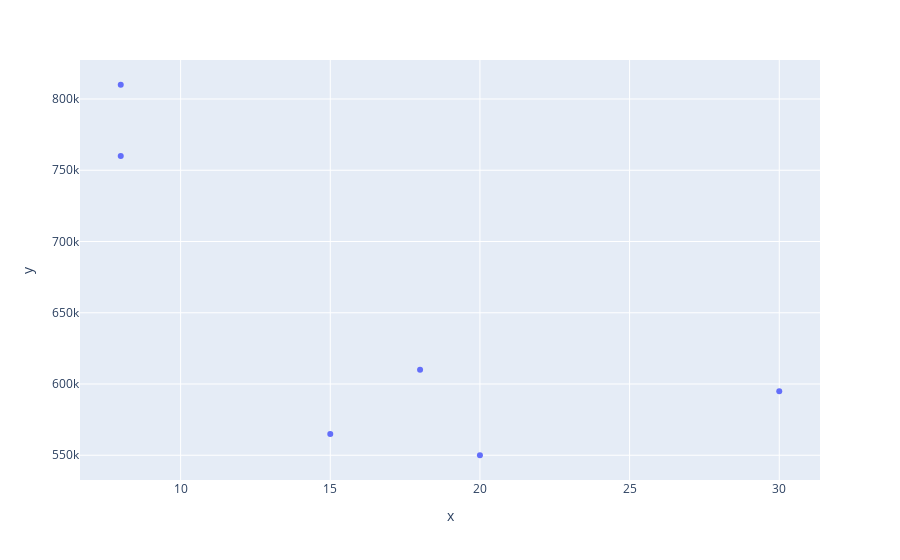

Source (notebook cell):
### Code cell
fig=px.scatter(df,x=df3.age,y=price)
fig.show()

### Figure 1 — Plotly figure (JSON) as saved in the notebook; plotly's stock layout.template omitted (floating-point values rounded to 4 significant figures)
{"data": [{"hovertemplate": "x=%{x}<br>y=%{y}<extra></extra>", "legendgroup": "", "marker": {"color": "#636efa", "symbol": "circle"}, "mode": "markers", "name": "", "orientation": "v", "showlegend": false, "type": "scatter", "x": [20, 15, 18, 30, 8, 8], "xaxis": "x", "y": [550000, 565000, 610000, 595000, 760000, 810000], "yaxis": "y"}], "layout": {"legend": {"tracegroupgap": 0}, "margin": {"t": 60}, "xaxis": {"anchor": "y", "domain": [0, 1], "title": {"text": "x"}}, "yaxis": {"anchor": "x", "domain": [0, 1], "title": {"text": "y"}}}}
